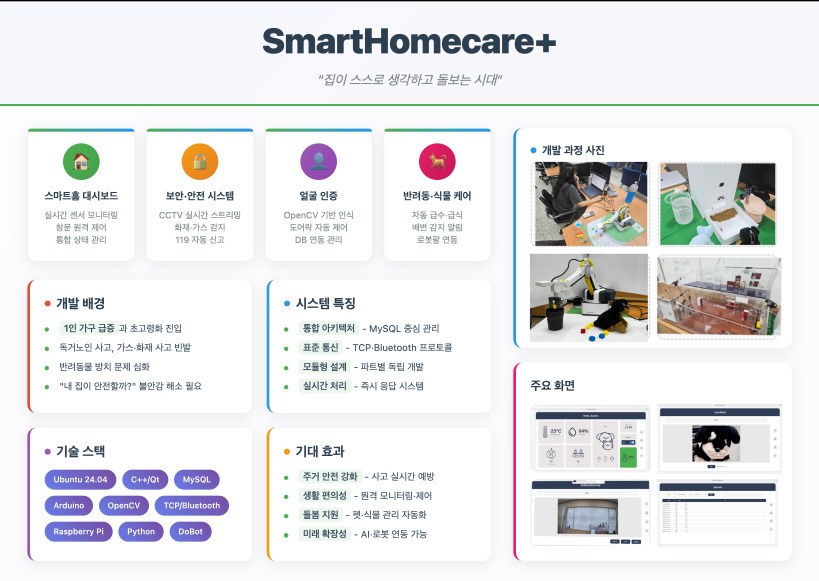
#> input picture imgs/483_20250917154254.png, 2456 x 1742 px, given in place of the camera (shown at 1/3 size)
$ python PetProject_xyCam.py
#> lines starting #> are read from the running program, lines starting #| are printed output that depends on the picture; after the words box and inside, x2 and y2 are one past the last pixel; in counts of white or black regions, pixels touching at a corner belong together
# yellow_three_coords.py
# ----------------------------------------------------------
# 웹캠에서 노란색 물체를 찾아, 감지된 모든 픽셀 좌표 출력
# - 출력 예: [YELLOW] N=2  #1(632,418)  #2(215,402)
# - 'q' 키로 종료
# ----------------------------------------------------------

import cv2
import numpy as np
import time

# ----------------- 기본 설정 -----------------
CAM_INDEX = 1
FRAME_W, FRAME_H = 1280, 720
FOURCC_MJPG = True

YELLOW_LOWER = (15, 100, 100)
YELLOW_UPPER = (35, 255, 255)

MIN_AREA = 800
MORPH_K = 5
PRINT_INTERVAL = 0.1  # 초당 10회 이하 출력 제한


def main():
    cap = cv2.VideoCapture(CAM_INDEX, cv2.CAP_DSHOW)
    cap.set(cv2.CAP_PROP_FRAME_WIDTH,  FRAME_W)
    cap.set(cv2.CAP_PROP_FRAME_HEIGHT, FRAME_H)
    if FOURCC_MJPG:
        cap.set(cv2.CAP_PROP_FOURCC, cv2.VideoWriter_fourcc(*"MJPG"))

    if not cap.isOpened():
        raise RuntimeError("Failed to open camera. Try another CAM_INDEX.")

    last_print = 0.0

    while True:
        ok, frame = cap.read()
#> frame is the input picture: shape (1742, 2456, 3); mean B, G, R 231.9, 229.7, 229.3
        if not ok:
            print("[WARN] Failed to read a frame.")
            break

        # --- 전처리 ---
        blur = cv2.GaussianBlur(frame, (5,5), 0)
        hsv  = cv2.cvtColor(blur, cv2.COLOR_BGR2HSV)
#> hsv: shape (1742, 2456, 3); mean H, S, V 62.7, 14.3, 235.7
        mask = cv2.inRange(hsv, np.array(YELLOW_LOWER), np.array(YELLOW_UPPER))
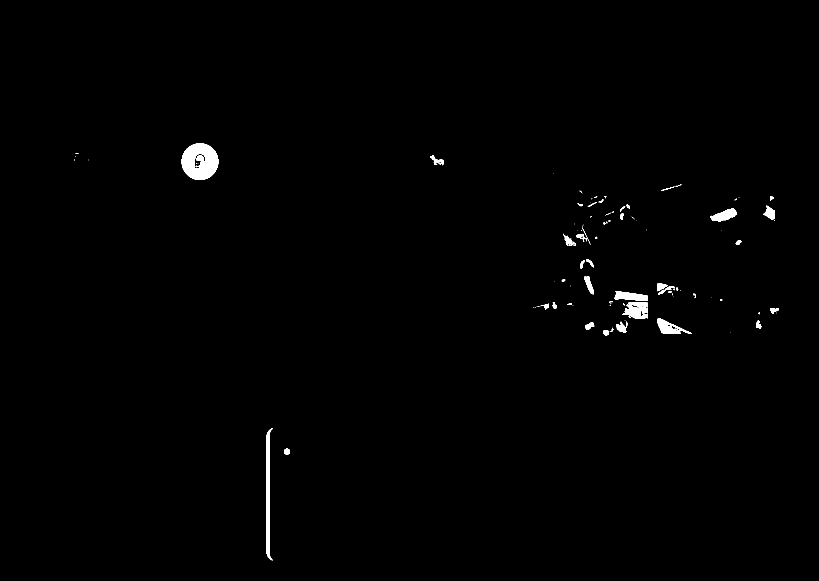
#> mask: shape (1742, 2456) (shown at 1/3 size); 0.65% white; 121 white regions (69 under 20 px), largest, box (x1, y1, x2, y2) and area: (545, 430, 655, 540) 8581, (800, 1285, 818, 1681) 3123, (1973, 954, 2075, 1001) 1978

        kernel = cv2.getStructuringElement(cv2.MORPH_ELLIPSE, (MORPH_K, MORPH_K))
        mask = cv2.morphologyEx(mask, cv2.MORPH_OPEN, kernel, iterations=1)
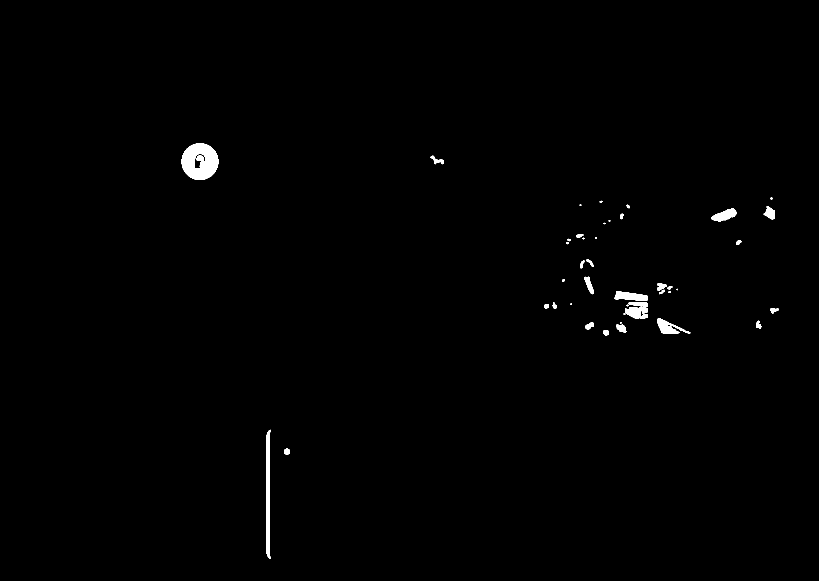
#> mask: shape (1742, 2456) (shown at 1/3 size); 0.6% white; 46 white regions (6 under 20 px), largest, box (x1, y1, x2, y2) and area: (545, 430, 655, 540) 8565, (800, 1289, 813, 1677) 3072, (1844, 873, 1943, 902) 1925
        mask = cv2.morphologyEx(mask, cv2.MORPH_CLOSE, kernel, iterations=2)
#> mask: shape (1742, 2456); 0.64% white; 33 white regions (5 under 20 px)

        # --- 컨투어 ---
        cnts, _ = cv2.findContours(mask, cv2.RETR_EXTERNAL, cv2.CHAIN_APPROX_SIMPLE)
#> cnts = 33 contours, 6 with area under 20; largest, box (x1, y1, x2, y2) and area: (545, 430, 655, 540) 9364, (1844, 873, 1943, 957) 4896, (800, 1289, 813, 1677) 2682, (1973, 954, 2071, 1001) 2007, (2134, 625, 2211, 665) 1625
        objs = []
        for c in cnts:
            area = cv2.contourArea(c)
            if area < MIN_AREA:
                continue
            M = cv2.moments(c)
            if M["m00"] == 0:
                continue
            cx = int(M["m10"]/M["m00"])
            cy = int(M["m01"]/M["m00"])
            objs.append((area, cx, cy, c))
#> this loop made 33 passes
#> area on passes 1, 3, 4, 5, 6, 8, 9, 11, 12, 15, 16, 17: 233, 206, 307, 527, 216.5, 203, 123.5, 121.5, 22, 640, 36.5, 624.5
#> (area, cx, cy) on passes 2, 7, 13, 26, 33: (2682, 803, 1482), (2007, 2006, 982), (4895.5, 1904, 913), (1625, 2173, 645), (9363.5, 599, 484)
#> after the loop, objs = 5 items

        # 면적 내림차순 정렬
        objs.sort(key=lambda t: t[0], reverse=True)

        coords = []
        for idx, (_, cx, cy, c) in enumerate(objs, start=1):
            x, y, w, h = cv2.boundingRect(c)
            cv2.rectangle(frame, (x,y), (x+w, y+h), (0,255,0), 2)
            cv2.circle(frame, (cx,cy), 6, (255,0,0), -1)
            cv2.putText(frame, f"#{idx}", (cx+8, cy-8),
                        cv2.FONT_HERSHEY_SIMPLEX, 0.7, (0,0,255), 2)
            coords.append((cx, cy))
#> this loop made 5 passes
#> (cx, cy, x, y, w, h) on passes 1 to 5: (599, 484, 545, 430, 110, 110), (1904, 913, 1844, 873, 99, 84), (803, 1482, 800, 1289, 13, 388), (2006, 982, 1973, 954, 98, 47), (2173, 645, 2134, 625, 77, 40)
#> after the loop, coords = [(599, 484), (1904, 913), (803, 1482), (2006, 982), (2173, 645)]

        # 좌표 출력 (속도 제한)
        now = time.time()
        if now - last_print > PRINT_INTERVAL:
            if coords:
                parts = [f"#{i+1}({x},{y})" for i,(x,y) in enumerate(coords)]
#> parts = ['#1(599,484)', '#2(1904,913)', '#3(803,1482)', '#4(2006,982)', '#5(2173,645)']
                print(f"[YELLOW] N={len(coords)}  " + "  ".join(parts))
#| [YELLOW] N=5  #1(599,484)  #2(1904,913)  #3(803,1482)  #4(2006,982)  #5(2173,645)
            last_print = now

        # 안내문 오버레이
        cv2.putText(frame, "Detecting unlimited yellow objects (q=quit)",
                    (10, 30), cv2.FONT_HERSHEY_SIMPLEX, 0.7, (20,20,20), 3)
        cv2.putText(frame, "Detecting unlimited yellow objects (q=quit)",
                    (10, 30), cv2.FONT_HERSHEY_SIMPLEX, 0.7, (255,255,255), 1)

        # 창 표시
        cv2.imshow("yellow_multi", frame)
        cv2.imshow("mask", mask)

        # 종료
        if (cv2.waitKey(1) & 0xFF) == ord('q'):
#> (key q is pressed here)
            break

    cap.release()
    cv2.destroyAllWindows()


if __name__ == "__main__":
    main()
